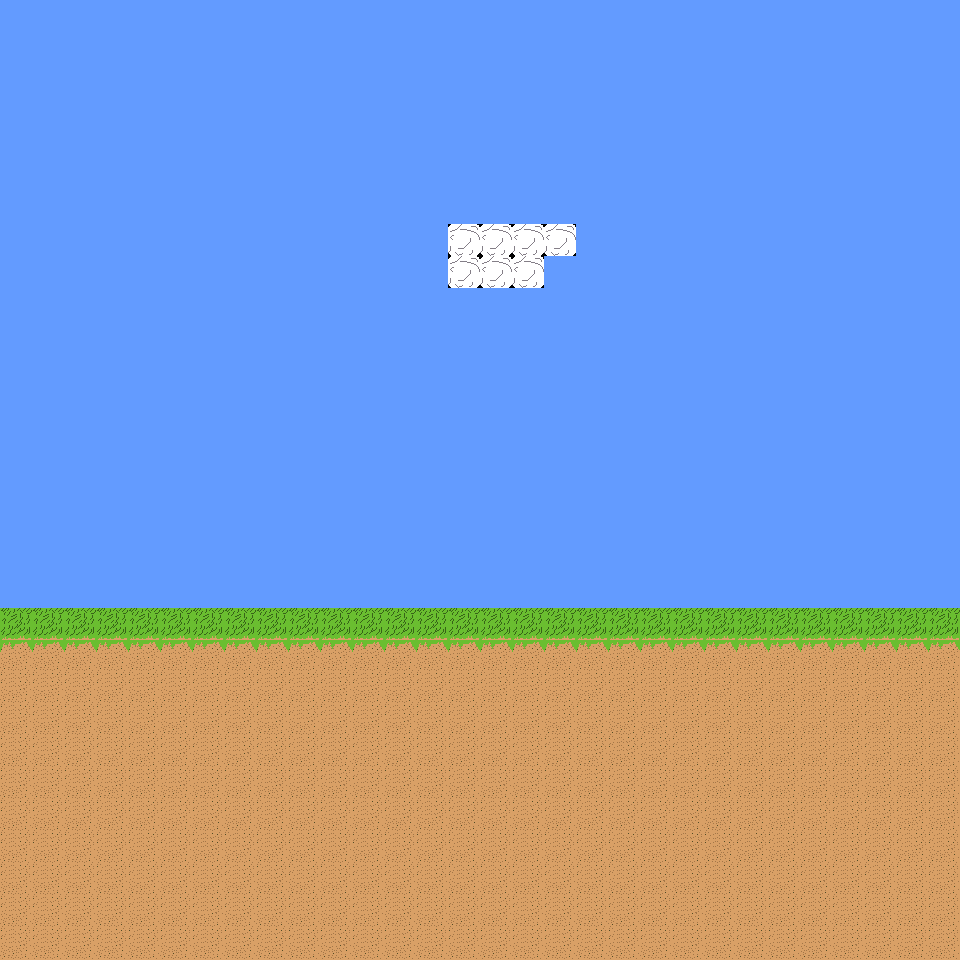

The image is a tile-based game level rendered from a .tmx file. Its description and complete source (layers, tilesets, objects, tile grids) follow:
An orthogonal 30x30 tile map with 32x32 px tiles, 1 tile layer (Tile Layer 1).

<map version="1.0" orientation="orthogonal" renderorder="right-down" width="30" height="30" tilewidth="32" tileheight="32" nextobjectid="1">
 <tileset firstgid="1" name="tileset" tilewidth="32" tileheight="32" tilecount="30" columns="5">
  <image source="tileSheet.png" width="160" height="192" />
 </tileset>
 <layer name="Tile Layer 1" width="30" height="30">
  <data encoding="csv">
13,13,13,13,13,13,13,13,13,13,13,13,13,13,13,13,13,13,13,13,13,13,13,13,13,13,13,13,13,13,
13,13,13,13,13,13,13,13,13,13,13,13,13,13,13,13,13,13,13,13,13,13,13,13,13,13,13,13,13,13,
13,13,13,13,13,13,13,13,13,13,13,13,13,13,13,13,13,13,13,13,13,13,13,13,13,13,13,13,13,13,
13,13,13,13,13,13,13,13,13,13,13,13,13,13,13,13,13,13,13,13,13,13,13,13,13,13,13,13,13,13,
13,13,13,13,13,13,13,13,13,13,13,13,13,13,13,13,13,13,13,13,13,13,13,13,13,13,13,13,13,13,
13,13,13,13,13,13,13,13,13,13,13,13,13,13,13,13,13,13,13,13,13,13,13,13,13,13,13,13,13,13,
13,13,13,13,13,13,13,13,13,13,13,13,13,13,13,13,13,13,13,13,13,13,13,13,13,13,13,13,13,13,
13,13,13,13,13,13,13,13,13,13,13,13,13,13,1,1,1,1,13,13,13,13,13,13,13,13,13,13,13,13,
13,13,13,13,13,13,13,13,13,13,13,13,13,13,1,1,1,13,13,13,13,13,13,13,13,13,13,13,13,13,
13,13,13,13,13,13,13,13,13,13,13,13,13,13,13,13,13,13,13,13,13,13,13,13,13,13,13,13,13,13,
13,13,13,13,13,13,13,13,13,13,13,13,13,13,13,13,13,13,13,13,13,13,13,13,13,13,13,13,13,13,
13,13,13,13,13,13,13,13,13,13,13,13,13,13,13,13,13,13,13,13,13,13,13,13,13,13,13,13,13,13,
13,13,13,13,13,13,13,13,13,13,13,13,13,13,13,13,13,13,13,13,13,13,13,13,13,13,13,13,13,13,
13,13,13,13,13,13,13,13,13,13,13,13,13,13,13,13,13,13,13,13,13,13,13,13,13,13,13,13,13,13,
13,13,13,13,13,13,13,13,13,13,13,13,13,13,13,13,13,13,13,13,13,13,13,13,13,13,13,13,13,13,
13,13,13,13,13,13,13,13,13,13,13,13,13,13,13,13,13,13,13,13,13,13,13,13,13,13,13,13,13,13,
13,13,13,13,13,13,13,13,13,13,13,13,13,13,13,13,13,13,13,13,13,13,13,13,13,13,13,13,13,13,
13,13,13,13,13,13,13,13,13,13,13,13,13,13,13,13,13,13,13,13,13,13,13,13,13,13,13,13,13,13,
13,13,13,13,13,13,13,13,13,13,13,13,13,13,13,13,13,13,13,13,13,13,13,13,13,13,13,13,13,13,
10,10,10,10,10,10,10,10,10,10,10,10,10,10,10,10,10,10,10,10,10,10,10,10,10,10,10,10,10,10,
9,9,9,9,9,9,9,9,9,9,9,9,9,9,9,9,9,9,9,9,9,9,9,9,9,9,9,9,9,9,
6,6,6,6,6,6,6,6,6,6,6,6,6,6,6,6,6,6,6,6,6,6,6,6,6,6,6,6,6,6,
6,6,6,6,6,6,6,6,6,6,6,6,6,6,6,6,6,6,6,6,6,6,6,6,6,6,6,6,6,6,
6,6,6,6,6,6,6,6,6,6,6,6,6,6,6,6,6,6,6,6,6,6,6,6,6,6,6,6,6,6,
6,6,6,6,6,6,6,6,6,6,6,6,6,6,6,6,6,6,6,6,6,6,6,6,6,6,6,6,6,6,
6,6,6,6,6,6,6,6,6,6,6,6,6,6,6,6,6,6,6,6,6,6,6,6,6,6,6,6,6,6,
6,6,6,6,6,6,6,6,6,6,6,6,6,6,6,6,6,6,6,6,6,6,6,6,6,6,6,6,6,6,
6,6,6,6,6,6,6,6,6,6,6,6,6,6,6,6,6,6,6,6,6,6,6,6,6,6,6,6,6,6,
6,6,6,6,6,6,6,6,6,6,6,6,6,6,6,6,6,6,6,6,6,6,6,6,6,6,6,6,6,6,
6,6,6,6,6,6,6,6,6,6,6,6,6,6,6,6,6,6,6,6,6,6,6,6,6,6,6,6,6,6
</data>
 </layer>
</map>
